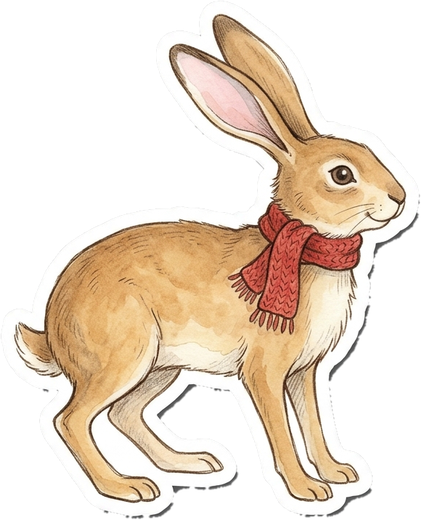
#> input picture Design/friends/canvas/collage/hare-a.png, 421 x 520 px, given in place of est_frog.png, which was not available
$ python cut_cast.py
#> lines starting #> are read from the running program, lines starting #| are printed output that depends on the picture; after the words box and inside, x2 and y2 are one past the last pixel; in counts of white or black regions, pixels touching at a corner belong together; pictures that were not available may be replaced by others from this repository, and a replacement may not be noted
"""Cut the Nano Banana sheets into canvas assets for the cast canvas."""
import os, json
import numpy as np
from PIL import Image
from scipy import ndimage as ndi

HERE = os.path.dirname(os.path.abspath(__file__))
NB = os.path.join(HERE, "nb", "cast")
P = os.path.join(HERE, "..", "cast-canvas", "project", "cast")
for d in ("chars", "sprites", "worlds", "items", "wear", "dress"):
    os.makedirs(os.path.join(P, d), exist_ok=True)


def cut(path, min_area=12000, rows=2):
#> called with min_area = 12000, rows = 2
    a = np.asarray(Image.open(path).convert("RGB")).astype(np.float32)
    bg = np.median(a[:10].reshape(-1, 3), 0)
#> bg = [0, 0, 0]
    d = np.sqrt(((a - bg) ** 2).sum(2))
    cand = d < 22
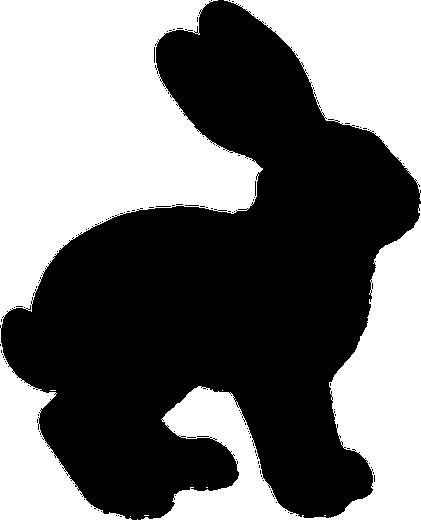
#> cand: shape (520, 421) bool; 46.3% white; 10 white regions (7 under 20 px), largest, box (x1, y1, x2, y2) and area: (0, 0, 263, 520) 57198, (141, 204, 421, 520) 26535, (224, 0, 421, 201) 17717
    lab, _ = ndi.label(cand)
#> lab: shape (520, 421) int32; 70 distinct labels, from 0 to 69
    edge = np.unique(np.concatenate([lab[:4][cand[:4]], lab[-4:][cand[-4:]], lab[:, :4][cand[:, :4]], lab[:, -4:][cand[:, -4:]]]))
#> edge = [1, 2, 30, 32, 40, 68, 69]
    edge = edge[edge > 0]
    fg = ndi.binary_fill_holes(~np.isin(lab, edge))
#> fg: shape (520, 421) bool; 53.7% white; 4 black regions (1 under 20 px), largest, box (x1, y1, x2, y2) and area: (0, 0, 263, 520) 57161, (141, 204, 421, 520) 26506, (224, 0, 421, 201) 17698
    # background showing through holes (rings, straps, handles): key those out too
    tight = d < 16
#> tight: shape (520, 421) bool; 46.3% white; 10 white regions (7 under 20 px), largest, box (x1, y1, x2, y2) and area: (0, 0, 263, 520) 57198, (141, 204, 421, 520) 26534, (224, 0, 421, 201) 17717
    hl, hn = ndi.label(tight & fg)
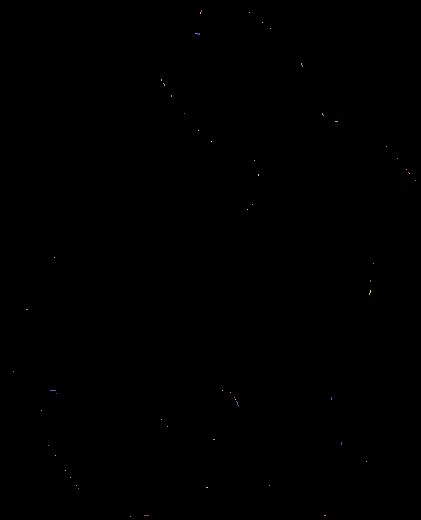
#> hl: shape (520, 421) int32; 64 distinct labels, from 0 to 63; one colour per label, 0 black
#> hn = 63
    if hn:
        areas = ndi.sum(np.ones_like(d), hl, index=np.arange(1, hn + 1))
#> areas = 63 values, max 6 at index 36, min 1 at index 2, mean 1.62
        big = np.nonzero(areas > 600)[0] + 1
#> big = empty array
        for h in big:
            hole = hl == h
            ring = ndi.binary_dilation(hole, iterations=4) & ~hole
            # a real hole is framed by the white paper rim; grey paint inside an item is not
            if a[ring].min(1).mean() > 132:
                fg &= ~hole
#> this loop made 0 passes
    fg = ndi.binary_opening(fg, iterations=2)
#> fg: shape (520, 421) bool; 53.3% white; 4 black regions (1 under 20 px), largest, box (x1, y1, x2, y2) and area: (0, 0, 263, 520) 57600, (141, 203, 421, 520) 26729, (224, 0, 421, 201) 17816
    lab, n = ndi.label(fg)
#> n = 1
    parts = []
    for i in range(1, n + 1):
        m = lab == i
        if m.sum() < min_area:
            continue
        al = ndi.gaussian_filter(m.astype(np.float32), 0.8)
        al[ndi.binary_erosion(m, iterations=2)] = 1
        ys, xs = np.nonzero(m)
        y0, y1, x0, x1 = ys.min(), ys.max() + 1, xs.min(), xs.max() + 1
        parts.append(((y0 + y1) / 2, (x0 + x1) / 2, np.dstack([a, al * 255])[y0:y1, x0:x1]))
#> this loop made 1 pass
#> (y0, y1, x0, x1) on pass 1: (0, 520, 1, 421)
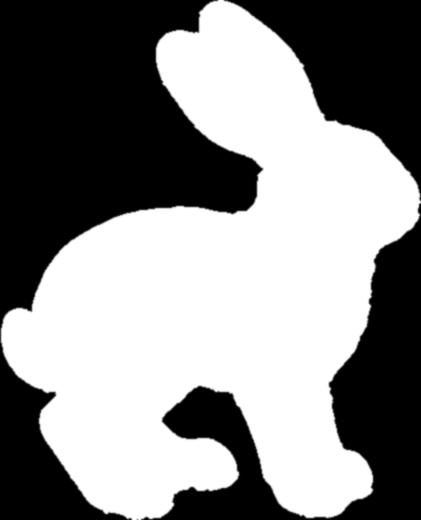
#> al: shape (520, 421) float32; min 0, max 1, mean 0.533
#> after the loop, parts = 1 item
    rh = a.shape[0] / rows
#> rh = 260
    parts.sort(key=lambda t: (int(t[0] / rh), t[1]))
    return [p[2] for p in parts]


def to_img(arr):
    return Image.fromarray(arr.clip(0, 255).astype(np.uint8), "RGBA")


def save(im, path, maxw=None, maxh=None):
#> called with maxw = 420, maxh = 420
    if maxw or maxh:
        s = min((maxw or 9e9) / im.width, (maxh or 9e9) / im.height, 1)
#> s = 0.808
        im = im.resize((round(im.width * s), round(im.height * s)), Image.LANCZOS)
    if path.endswith(".webp"):
        im.save(path, quality=86, method=6)
    else:
        im.save(path, optimize=True)
    return im.size


LIFT = {"frog": [0, 0, -40, -90, -60, -10, 0, 0], "crow": [0, 0, -20, -70, -50, 0, 0, 0], "cat": [0, 0, -10, -60, -40, 0, 0, 0],
        "crab": [0, 0, -30, -60, -30, 0, 0, 0], "grasshopper": [0, 0, -60, -130, -110, -50, 0, 0], "bunny": [0, 0, -30, -60, -30, 0, 0, 0]}
CAST = ["frog", "crow", "cat", "crab", "grasshopper", "bunny"]
meta = {}
for k in CAST:
    est = cut(os.path.join(NB, f"est_{k}.png"))
    est = max(est, key=lambda f: f.shape[0] * f.shape[1])
    meta.setdefault(k, {})["sit"] = save(to_img(est), os.path.join(P, "chars", f"{k}.png"), 420, 420)
    src = "hop2_bunny.png" if k == "bunny" else f"hop_{k}.png"
    fr = cut(os.path.join(NB, src), 20000)
#> call 2 of cut, with min_area = 20000, rows = 2
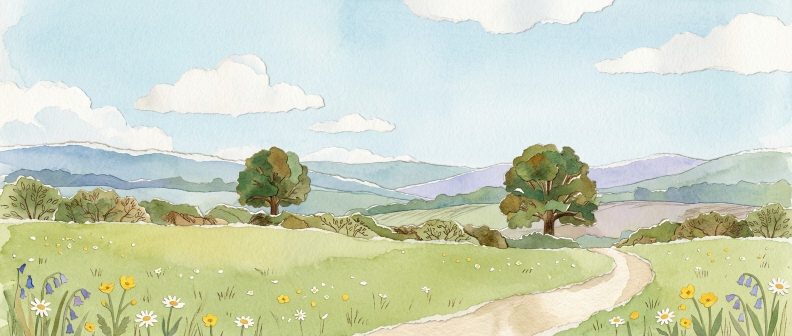
#> input picture Design/friends/canvas/collage/meadow.jpg, 1584 x 672 px, given in place of hop_frog.png, which was not available (shown at 1/2 size)
#> in cut (call 2), `bg = np.median(a[:10].reshape(-1, 3), 0)`: bg = [215, 234, 238]
#> in cut (call 2), `cand = d < 22`: cand: shape (672, 1584) bool; 35.9% white; 1698 white regions (1641 under 20 px), largest, box (x1, y1, x2, y2) and area: (0, 0, 1584, 338) 363839, (0, 212, 209, 292) 8836, (311, 376, 449, 410) 1433
#> in cut (call 2), `lab, _ = ndi.label(cand)`: lab: shape (672, 1584) int32; 2570 distinct labels, from 0 to 2569
#> in cut (call 2), `edge = np.unique(np.concatenate([lab[:4][cand[:4]], lab[-4:][cand[-4:]..`: edge = 88 values from 1 to 2567
#> in cut (call 2), `fg = ndi.binary_fill_holes(~np.isin(lab, edge))`: fg: shape (672, 1584) bool; 65.1% white; 47 black regions (39 under 20 px), largest, box (x1, y1, x2, y2) and area: (0, 0, 1584, 336) 362258, (0, 213, 204, 292) 8748, (0, 325, 23, 349) 344
#> in cut (call 2), `tight = d < 16`: tight: shape (672, 1584) bool; 29.4% white; 2002 white regions (1886 under 20 px), largest, box (x1, y1, x2, y2) and area: (2, 0, 1584, 324) 289817, (938, 226, 1179, 327) 6302, (0, 240, 93, 290) 2246
#> in cut (call 2), `hl, hn = ndi.label(tight & fg)`:
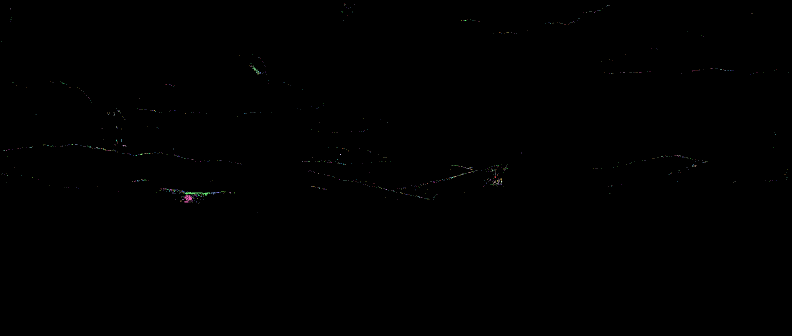
#> hl: shape (672, 1584) int32 (shown at 1/2 size); 889 distinct labels, from 0 to 888; one colour per label, 0 black
#> in cut (call 2), `hl, hn = ndi.label(tight & fg)`: hn = 888
#> in cut (call 2), `areas = ndi.sum(np.ones_like(d), hl, index=np.arange(1, hn + 1))`: areas = 888 values, max 149 at index 808, min 1 at index 0, mean 2.14
#> in cut (call 2), `fg = ndi.binary_opening(fg, iterations=2)`: fg: shape (672, 1584) bool; 63.2% white; 28 black regions (20 under 20 px), largest, box (x1, y1, x2, y2) and area: (0, 0, 1584, 336) 380596, (0, 213, 204, 292) 10072, (0, 324, 23, 349) 382
#> in cut (call 2), `lab, n = ndi.label(fg)`:
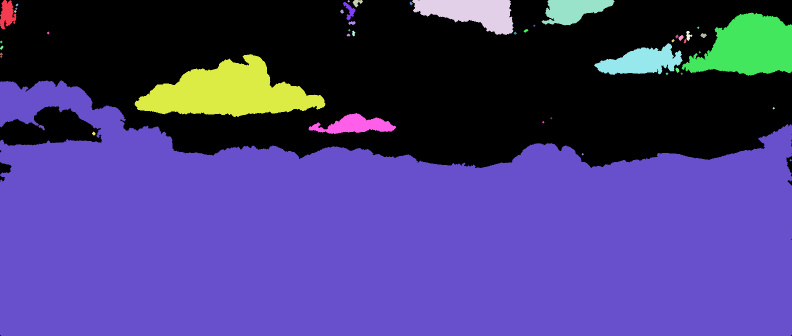
#> lab: shape (672, 1584) int32 (shown at 1/2 size); 46 distinct labels, from 0 to 45; one colour per label, 0 black
#> in cut (call 2), `lab, n = ndi.label(fg)`: n = 45
#> the loop in cut (call 2), `for i in range(1, n + 1):` made 45 passes
#> (y0, y1, x0, x1) on passes 33, 37: (108, 234, 269, 651), (161, 672, 0, 1584)
#> after the loop in cut (call 2), `for i in range(1, n + 1):`:
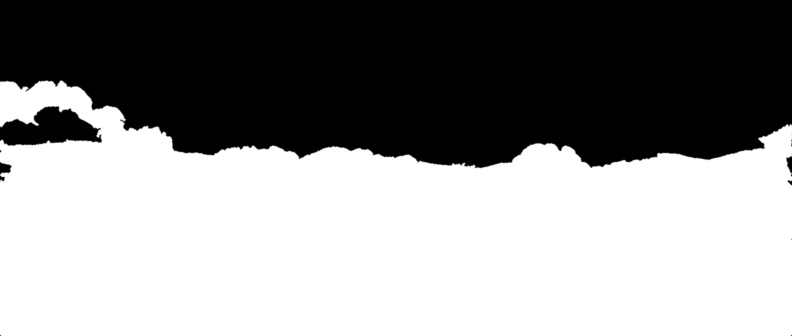
#> al: shape (672, 1584) float32 (shown at 1/2 size); min 0, max 1, mean 0.565
#> after the loop in cut (call 2), `for i in range(1, n + 1):`: m: shape (672, 1584) bool; 0% white in thin lines or dots, all inside (x1, y1, x2, y2) = (1579, 318, 1584, 323)
#> after the loop in cut (call 2), `for i in range(1, n + 1):`: parts = 2 items
    if k == "crab":
        fr = fr[:7] + [fr[0]]
    fr = fr[:8]
#> fr = 2 items
#> (the run stopped early here; a loop or call above may not have finished)
